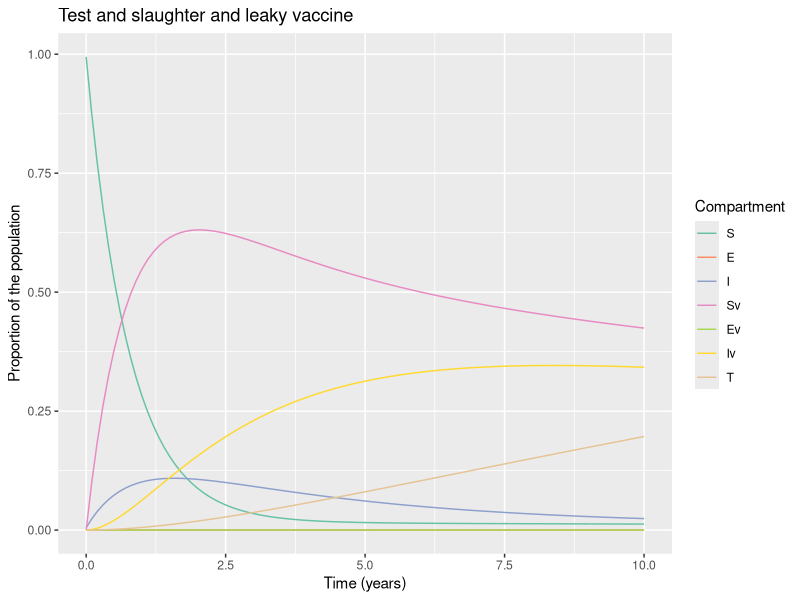

Reproduce this figure in R.
# LOAD THE PACKAGES:
library(deSolve)
library(reshape2)
library(ggplot2)
#R_0=????b/(??(??+??)(??+??))

# MODEL INPUTS:

initial_state_values <- c(S = 1675000 - 8475,
                          E = 1000,        
                          I = 8375,        
                          Sv = 0,      
                          Ev = 0,
                          Iv = 0,
                          T = 0)      

# Parameters
#R0= 1.68 (beta/delta)
parameters <- c(beta = 0.0239,     # the infection rate in units of years^-1 
                delta = 0.0164*365,     # the latency period in units of years^-1 
                c_s = 0.3,       # the reduction in the force of infection
                # acting on those vaccinated
                c_i = 0.3,# the reduction in the infectivity of vaccinated infected bovines  
                u = 1/5,#death rate in units of years^-1 
                a = 0.06146 , #culling rate in units of years^-1
                b = 1/5, #birth rate in units of years^-1
                vc = 0.9,  # vaccination rate
                w = 0.2) #wildife infection 27.75% dear (13.03% boar)

# TIMESTEPS:

# Sequence of timesteps to solve the model at
times <- seq(from = 0, to = 10, by =0.1)#from 0 to 10 years, daily intervalS
# MODEL FUNCTION: 

vaccine_model <- function(time, state, parameters) {  
  
  with(as.list(c(state, parameters)), {    
    
    # Defining lambda as a function of beta and E:
    N <- S + E + I + Sv + Ev + Iv 
    lambda <- beta * I/N + c_i * beta * Iv/N 
    # the Ev compartment gets c_i times less infected than the E compartment
    
    
    # The differential equations
    dS <- -lambda * S - u * S  - vc * S + (b * N * (1-vc)) - S * w          
    dE <- lambda * S - delta * E - u * E - vc * E
    dT <- a * I + a * Iv
    dI <- delta * E - a * I - u * I + S *w  
    dSv <- -c_s * lambda * Sv - u * Sv + vc * S  + b * N * vc - Sv * w            
    dEv <- c_s * lambda * Sv - delta * Ev - u * Ev + vc * E
    dIv <- delta * Ev - a * Iv - u * Iv + Sv * w
    
    return(list(c(dS, dE, dI, dSv, dEv, dIv, dT))) 
  })
  
}

# MODEL OUTPUT:

# Solving the differential equations using the ode integration algorithm
output <- as.data.frame(ode(y = initial_state_values, 
                            times = times, 
                            func = vaccine_model,
                            parms = parameters))

# PLOT THE OUTPUT

# turn output dataset into long format
output_long <- melt(as.data.frame(output), id = "time")

# Adding a column for the prevalence proportion to the long-format output
output_long$prevalence <- output_long$value/sum(initial_state_values)

# Plot the number in each compartment over time
ggplot(data = output_long,                                               
       aes(x = time, y = prevalence, colour = variable, group = variable)) +  
  geom_line() +                                                          
  xlab("Time (years)")+                                                   
  ylab("Proportion of the population") +
  labs(title = paste("Test and slaughter and leaky vaccine"), 
       colour = "Compartment") +
  scale_colour_brewer(palette = "Set2")

#incidence<- diff(output_long$value[output_long$variable=="T"])
#plot(incidence)
